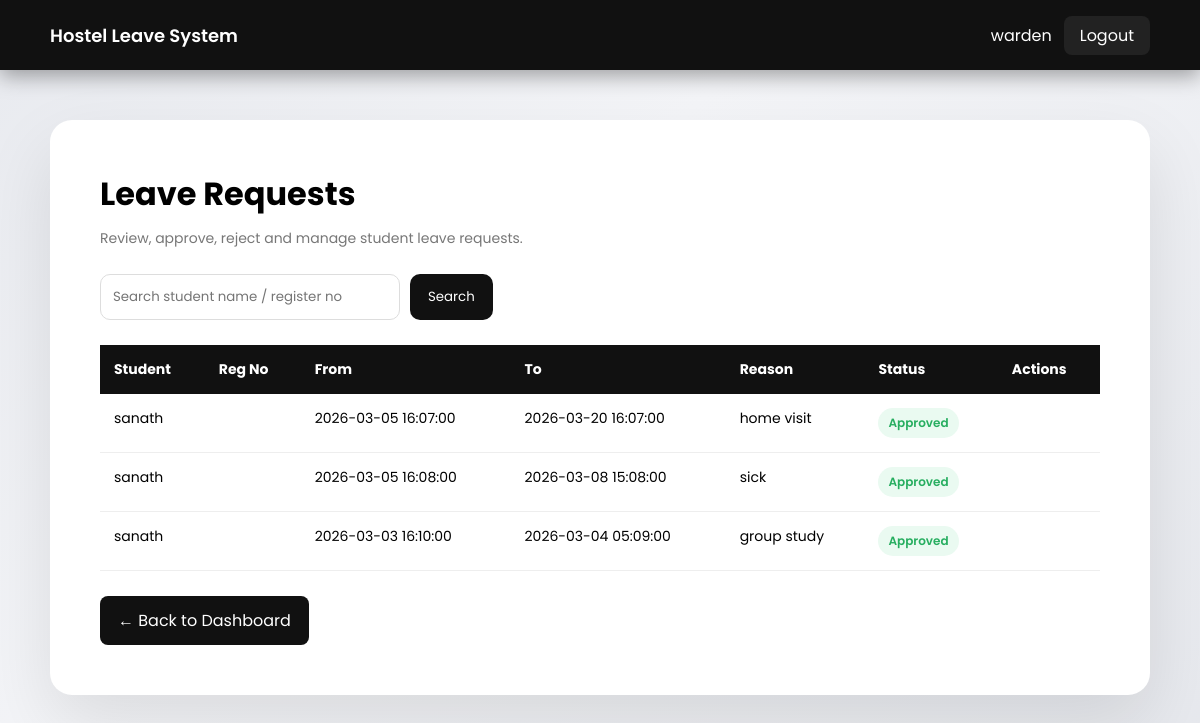
Page /warden/view_requests.php (signed in) on the earlier database version.
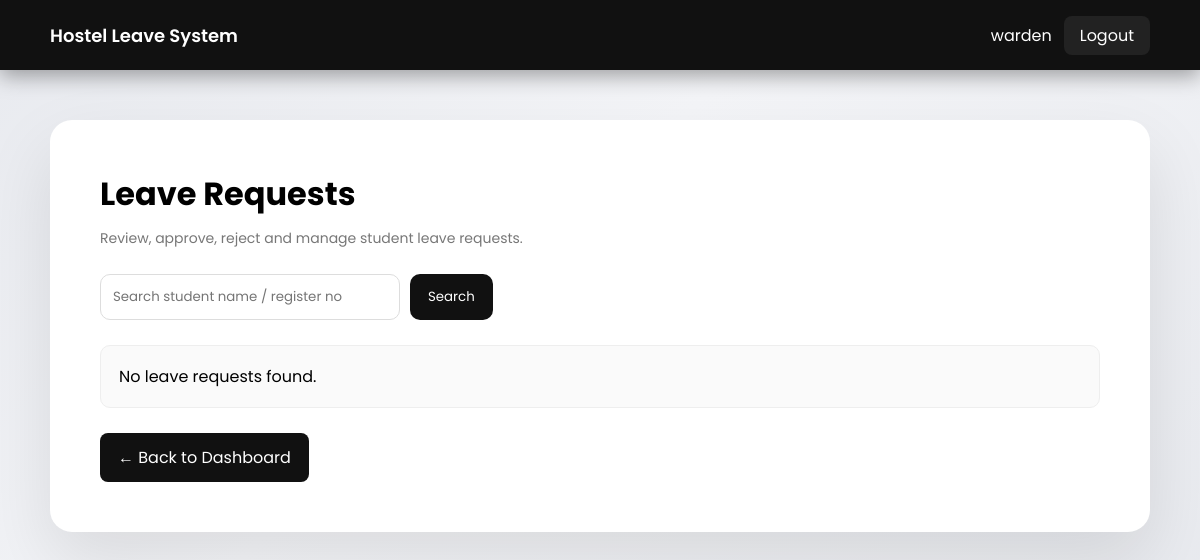
Same page on the later database version.
### tables this page shows
CREATE TABLE `hostel_leaves` (
  `id` int(11) NOT NULL,
  `student_id` int(11) NOT NULL,
  `leave_type_id` int(11) NOT NULL,
  `from_datetime` datetime NOT NULL,
  `to_datetime` datetime NOT NULL,
  `reason` text NOT NULL,
  `status` enum('Pending','Approved','Rejected') DEFAULT 'Pending',
  `applied_at` timestamp NOT NULL DEFAULT current_timestamp(),
  `returned_at` datetime DEFAULT NULL,
  `mess_cut` tinyint(1) NOT NULL DEFAULT 0,
  `return_status` varchar(50) DEFAULT NULL
);

CREATE TABLE `users` (
  `id` int(11) NOT NULL,
  `role_id` int(11) NOT NULL,
  `name` varchar(100) NOT NULL,
  `username` varchar(50) NOT NULL,
  `password` varchar(255) NOT NULL,
  `email` varchar(100) DEFAULT NULL,
  `parent_email` varchar(100) DEFAULT NULL,
  `teacher_email` varchar(100) DEFAULT NULL,
  `created_at` timestamp NOT NULL DEFAULT current_timestamp(),
  `register_number` varchar(50) DEFAULT NULL
);

### warden/view_requests.php (the view, shortened to what this page needs)
<?php
include("../config/db.php");
$search = isset($_GET['search']) ? trim($_GET['search']) : '';
if ($search != '') {
    $stmt = $conn->prepare("
        SELECT hostel_leaves.*, users.name, users.register_number
        FROM hostel_leaves
        JOIN users ON hostel_leaves.student_id = users.id
        WHERE users.name LIKE ? OR users.register_number LIKE ?
        ORDER BY hostel_leaves.id DESC
    ");
    $like = "%$search%";
    $stmt->bind_param("ss", $like, $like);
    $stmt->execute();
    $result = $stmt->get_result();
} else {
    $result = $conn->query("
        SELECT hostel_leaves.*, users.name, users.register_number
        FROM hostel_leaves
        JOIN users ON hostel_leaves.student_id = users.id
        ORDER BY hostel_leaves.id DESC
    ");
}
?>
<!DOCTYPE html>
<html>
<head>
</head>
<body>
<div class="topbar">
<div class="logo">Hostel Leave System</div>
<div>
<?php echo $_SESSION["username"]; ?>
<a class="logout-btn" href="../auth/logout.php">Logout</a>
</div>
</div>
<div class="container">
<h1>Leave Requests</h1>
<div class="sub">Review, approve, reject and manage student leave requests.</div>
<form method="GET" class="search-box">
<input type="text" name="search" placeholder="Search student name / register no" value="<?php echo htmlspecialchars($search); ?>">
<button type="submit">Search</button>
</form>
<?php if($result->num_rows > 0) { ?>
<table>
<tr>
<th>Student</th>
<th>Reg No</th>
<th>From</th>
<th>To</th>
<th>Reason</th>
<th>Status</th>
<th>Actions</th>
</tr>
<?php while($row = $result->fetch_assoc()) { ?>
<tr>
<td><?php echo htmlspecialchars($row["name"]); ?></td>
<td><?php echo htmlspecialchars($row["register_number"]); ?></td>
<td><?php echo htmlspecialchars($row["from_datetime"]); ?></td>
<td><?php echo htmlspecialchars($row["to_datetime"]); ?></td>
<td><?php echo htmlspecialchars($row["reason"]); ?></td>
<td>
<?php
$status = $row["status"];
if($status=="Pending"){
echo "<span class='badge pending'>Pending</span>";
}
elseif($status=="Approved"){
echo "<span class='badge approved'>Approved</span>";
}
else{
echo "<span class='badge rejected'>Rejected</span>";
}
?>
</td>
<td>
</td>
</tr>
<?php } ?>
</table>
<?php } else { ?>
<div class="empty">No leave requests found.</div>
<?php } ?>
<a href="dashboard.php" class="back-btn">← Back to Dashboard</a>
</div>
</body>
</html>

Differences in the rows shown:
removed hostel_leaves: student.name "sanath", from_datetime "2026-03-05 16:07:00", to_datetime "2026-03-20 16:07:00", reason "home visit", status "Approved"
removed hostel_leaves: student.name "sanath", from_datetime "2026-03-05 16:08:00", to_datetime "2026-03-08 15:08:00", reason "sick", status "Approved"
removed hostel_leaves: student.name "sanath", from_datetime "2026-03-03 16:10:00", to_datetime "2026-03-04 05:09:00", reason "group study", status "Approved"
Other differences:
text no longer shown: "Student Reg No From To Reason Status Actions"
text now shown: "No leave requests found."
